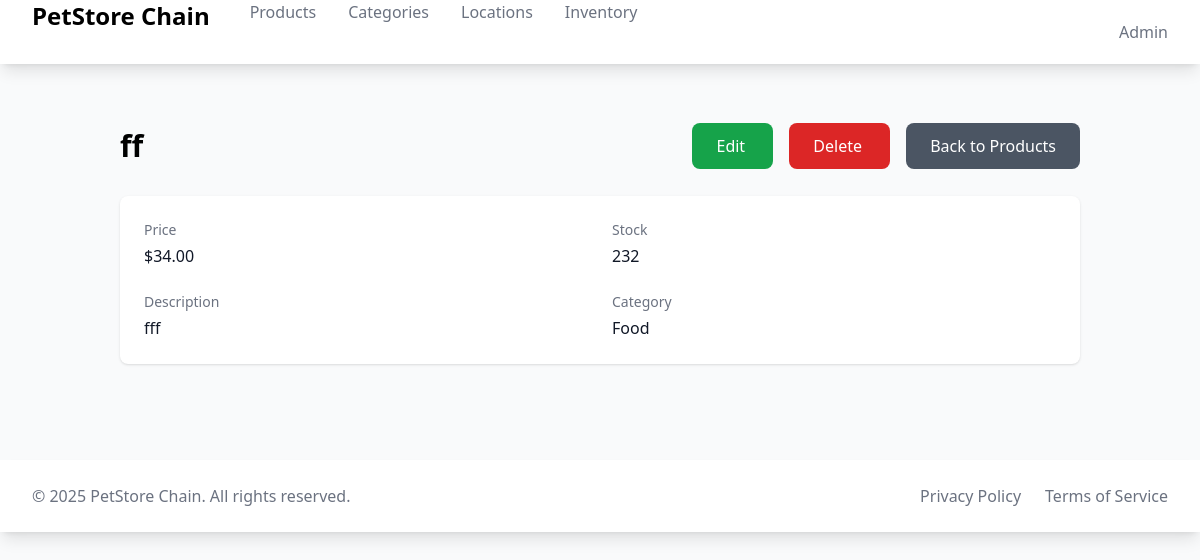
Page /products/2/ on the earlier database version.
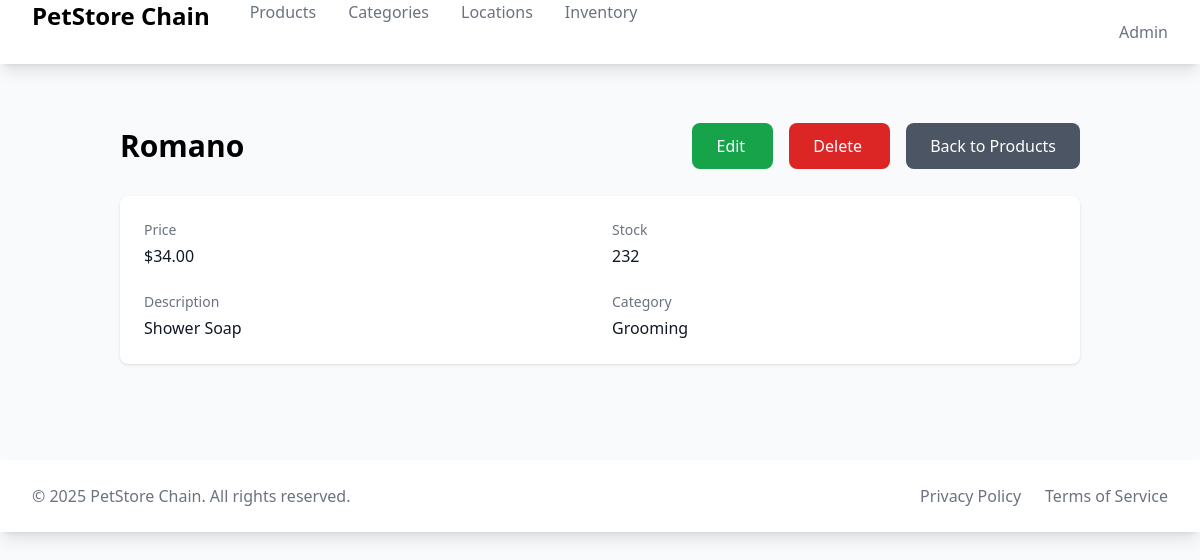
Same page on the later database version.
### products/models.py (models this page shows, shortened)
class Product(models.Model):
    name = models.CharField(max_length=200)
    description = models.TextField(blank=True)
    price = models.DecimalField(max_digits=10, decimal_places=2)
    total_stock = models.PositiveIntegerField(
        default=0,
        verbose_name="Total Stock",
        help_text="Total available stock across all locations"
    )
    category = models.ForeignKey(Category, on_delete=models.CASCADE, related_name='products')
    created_at = models.DateTimeField(auto_now_add=True)

class Category(models.Model):
    name = models.CharField(max_length=100)
    description = models.TextField(blank=True)

### products/views.py (the view)
# urls.py: path('<int:pk>/', ProductDetailView.as_view(), name='product_detail'),
class ProductDetailView(DetailView):
    model = Product
    template_name = 'products/product_detail.html'
    context_object_name = 'product'

### products/templates/products/product_detail.html
{% extends "base.html" %}
{% block content %}
<div class="container mx-auto px-4 py-8">
    <div class="flex justify-between items-center mb-8">
        <h1 class="text-3xl font-bold">{{ product.name }}</h1>
        <div class="space-x-4">
            <a href="{% url 'products:product_update' product.id %}" class="bg-green-600 text-white px-6 py-3 rounded-lg hover:bg-green-700">
                Edit
            </a>
            <a href="{% url 'products:product_delete' product.id %}" class="bg-red-600 text-white px-6 py-3 rounded-lg hover:bg-red-700">
                Delete
            </a>
                <a href="{% url 'products:product_list' %}" class="bg-gray-600 text-white px-6 py-3 rounded-lg hover:bg-gray-700">
                    Back to Products
                </a>
        </div>
    </div>
    <div class="bg-white shadow rounded-lg p-6">
        <div class="grid grid-cols-1 md:grid-cols-2 gap-6">
            <div>
                <h2 class="text-sm font-medium text-gray-500">Price</h2>
                <p class="mt-1 text-gray-900">${{ product.price }}</p>
            </div>
            <div>
                <h2 class="text-sm font-medium text-gray-500">Stock</h2>
                <p class="mt-1 text-gray-900">{{ product.total_stock }}</p>
            </div>
            <div>
                <h2 class="text-sm font-medium text-gray-500">Description</h2>
                <p class="mt-1 text-gray-900">{{ product.description }}</p>
            </div>
            <div>
                <h2 class="text-sm font-medium text-gray-500">Category</h2>
                <p class="mt-1 text-gray-900">{{ product.category.name }}</p>
            </div>
        </div>
    </div>
</div>
{% endblock %}

Differences in the rows shown:
changed Product: name "ff" → "Romano"; description "fff" → "Shower Soap"; category.name "Food" → "Grooming"
